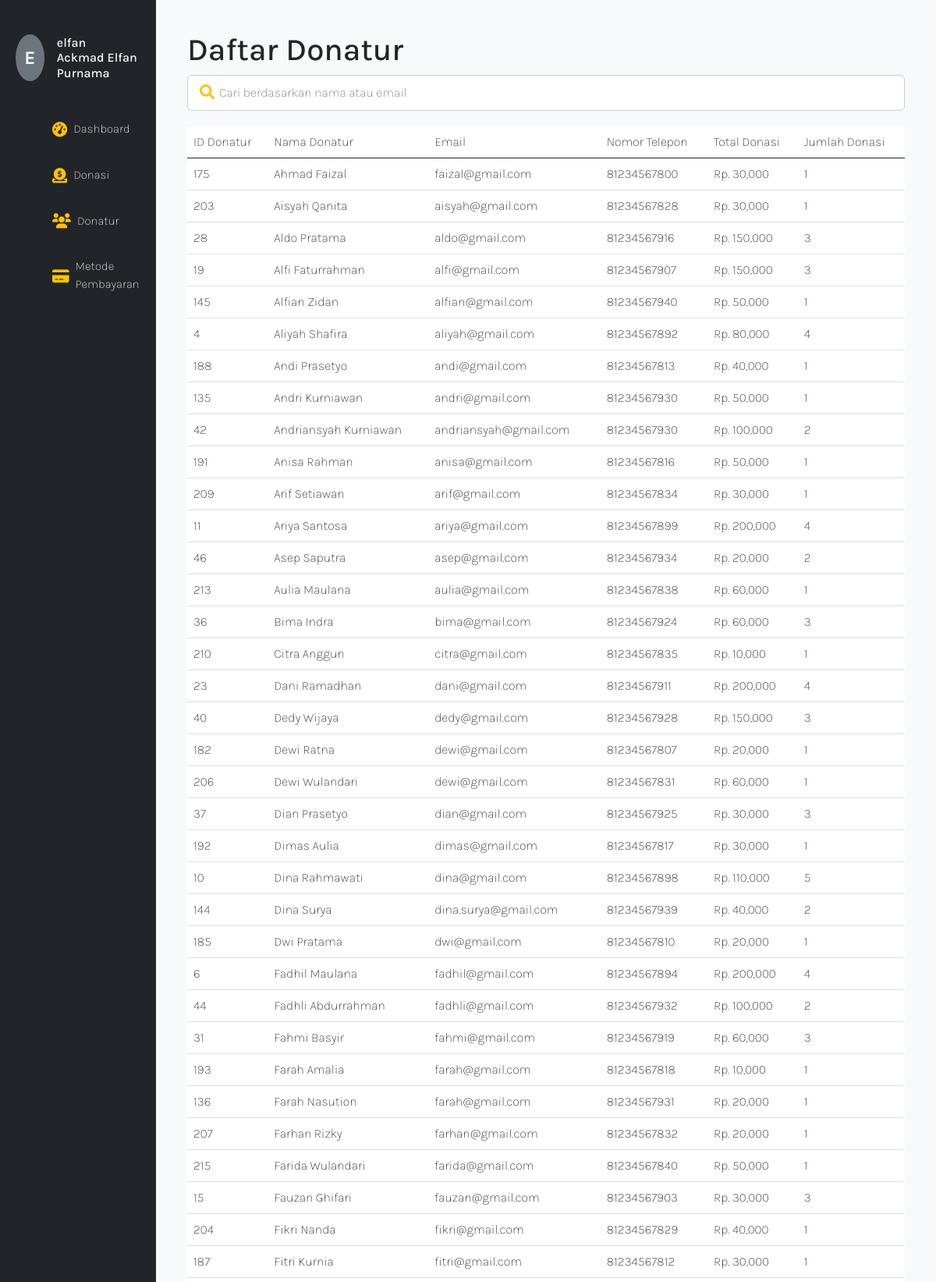
The app's page /admin.php?page=donatur (signed in, upper part) with its own data.
### tables this page shows
CREATE TABLE `donatur` (
  `id_donatur` int(11) NOT NULL AUTO_INCREMENT,
  `nama_donatur` varchar(100) NOT NULL,
  `telephone` bigint(20) NOT NULL,
  `nominal` int(50) NOT NULL,
  `email` varchar(255) NOT NULL,
  `metode_pembayaran` varchar(100) NOT NULL,
  `pesan` text NOT NULL,
  `give_at` timestamp NOT NULL DEFAULT current_timestamp() ON UPDATE current_timestamp(),
  `status` varchar(50) NOT NULL DEFAULT 'terkirim',
  PRIMARY KEY (`id_donatur`)
);

### pages/page_donatur.php (the view, shortened to what this page needs)
<h1>Daftar Donatur</h1>
<form method="GET" action="admin.php" class="search-form">
    <div class="search-container">
        <input type="text" name="search" placeholder="Cari berdasarkan nama atau email" value="<?= isset($_GET['search']) ? htmlspecialchars($_GET['search']) : '' ?>" />
        <button type="submit"><i class="fas fa-search"></i></button>
    </div>
</form>
<table class="table fade-in">
    <thead class="slide-in">
        <td>ID Donatur</td>
        <td>Nama Donatur</td>
        <td>Email</td>
        <td>Nomor Telepon</td>
        <td>Total Donasi</td>
        <td>Jumlah Donasi</td>
    </thead>
    <tbody>
        <?php
        $search = isset($_GET['search']) ? mysqli_real_escape_string($conn, $_GET['search']) : '';
        if (!empty($search)) {
            $queryGallery = mysqli_query($conn, "SELECT id_donatur, nama_donatur, email, telephone, SUM(nominal) AS total_donasi, COUNT(DISTINCT id_donatur) AS jumlah_donasi FROM donatur WHERE nama_donatur LIKE '%$search%' OR email LIKE '%$search%' GROUP BY nama_donatur");
        } else {
            $queryGallery = mysqli_query($conn, "SELECT id_donatur, nama_donatur, email, telephone, SUM(nominal) AS total_donasi, COUNT(DISTINCT id_donatur) AS jumlah_donasi FROM donatur GROUP BY nama_donatur");
        }
        if (mysqli_num_rows($queryGallery) > 0) {
            $index = 0;
            while ($data = mysqli_fetch_assoc($queryGallery)) {
                $id_donatur = $data['id_donatur'];
                $nama_donatur = $data['nama_donatur'];
                $email = $data['email'];
                $telephone = $data['telephone'];
                $total_donasi = $data['total_donasi'];
                $jumlah_donasi = $data['jumlah_donasi'];
                $rowClass = ($index % 2 == 0) ? 'fade-in-row-left' : 'fade-in-row-right';
        ?>
                <tr class="<?= $rowClass ?>">
                    <td><?= $id_donatur ?></td>
                    <td><?= $nama_donatur ?></td>
                    <td><?= $email ?></td>
                    <td><?= $telephone ?></td>
                    <td>Rp. <?= number_format($total_donasi) ?></td>
                    <td><?= $jumlah_donasi ?></td>
                </tr>
        <?php
                $index++;
            }
        } else {
            echo "<tr><td colspan='6' class='text-center'>Tidak ada data ditemukan</td></tr>";
        }
        ?>
    </tbody>
</table>

### assets/css/style-admin.css (style rules this page uses)
* { font-family: "Karla", sans-serif; font-weight: 100; font-style: normal; scroll-behavior: smooth; }
.fade-in { animation: fadeIn 1s ease-in; }
.slide-in { animation: slideIn 5s ease-in forwards; }
.fade-in-row-left { opacity: 0; animation: fadeInRowLeft 5s forwards; }
.fade-in-row-right { opacity: 0; animation: fadeInRowRight 3s forwards; }
.search-form { margin-bottom: 20px; }
.search-container { position: relative; }
.search-container input[type="text"] { width: 100%; padding: 10px 40px; border-radius: 6px; border: 1px solid #ccc; font-size: 1rem; transition: border-color 0.3s; }
.search-container button { position: absolute; left: 10px; top: 50%; transform: translateY(-50%); background: none; border: none; cursor: pointer; color: #ffc107; font-size: 1.2rem; }

### admin.php (style rules this page uses)
.table tbody tr { cursor: default; }

### records on screen
donatur: id_donatur "175", nama_donatur "Ahmad Faizal", email "faizal@gmail.com", telephone "81234567800", total_donasi "30,000", jumlah_donasi "1"
donatur: id_donatur "203", nama_donatur "Aisyah Qanita", email "aisyah@gmail.com", telephone "81234567828", total_donasi "30,000", jumlah_donasi "1"
donatur: id_donatur "28", nama_donatur "Aldo Pratama", email "aldo@gmail.com", telephone "81234567916", total_donasi "150,000", jumlah_donasi "3"
donatur: id_donatur "19", nama_donatur "Alfi Faturrahman", email "alfi@gmail.com", telephone "81234567907", total_donasi "150,000", jumlah_donasi "3"
donatur: id_donatur "145", nama_donatur "Alfian Zidan", email "alfian@gmail.com", telephone "81234567940", total_donasi "50,000", jumlah_donasi "1"
donatur: id_donatur "4", nama_donatur "Aliyah Shafira", email "aliyah@gmail.com", telephone "81234567892", total_donasi "80,000", jumlah_donasi "4"
donatur: id_donatur "188", nama_donatur "Andi Prasetyo", email "andi@gmail.com", telephone "81234567813", total_donasi "40,000", jumlah_donasi "1"
donatur: id_donatur "135", nama_donatur "Andri Kurniawan", email "andri@gmail.com", telephone "81234567930", total_donasi "50,000", jumlah_donasi "1"
donatur: id_donatur "42", nama_donatur "Andriansyah Kurniawan", email "andriansyah@gmail.com", telephone "81234567930", total_donasi "100,000", jumlah_donasi "2"
donatur: id_donatur "191", nama_donatur "Anisa Rahman", email "anisa@gmail.com", telephone "81234567816", total_donasi "50,000", jumlah_donasi "1"
donatur: id_donatur "209", nama_donatur "Arif Setiawan", email "arif@gmail.com", telephone "81234567834", total_donasi "30,000", jumlah_donasi "1"
donatur: id_donatur "11", nama_donatur "Ariya Santosa", email "ariya@gmail.com", telephone "81234567899", total_donasi "200,000", jumlah_donasi "4"
donatur: id_donatur "46", nama_donatur "Asep Saputra", email "asep@gmail.com", telephone "81234567934", total_donasi "20,000", jumlah_donasi "2"
donatur: id_donatur "213", nama_donatur "Aulia Maulana", email "aulia@gmail.com", telephone "81234567838", total_donasi "60,000", jumlah_donasi "1"
donatur: id_donatur "36", nama_donatur "Bima Indra", email "bima@gmail.com", telephone "81234567924", total_donasi "60,000", jumlah_donasi "3"
donatur: id_donatur "210", nama_donatur "Citra Anggun", email "citra@gmail.com", telephone "81234567835", total_donasi "10,000", jumlah_donasi "1"
donatur: id_donatur "23", nama_donatur "Dani Ramadhan", email "dani@gmail.com", telephone "81234567911", total_donasi "200,000", jumlah_donasi "4"
donatur: id_donatur "40", nama_donatur "Dedy Wijaya", email "dedy@gmail.com", telephone "81234567928", total_donasi "150,000", jumlah_donasi "3"
donatur: id_donatur "182", nama_donatur "Dewi Ratna", email "dewi@gmail.com", telephone "81234567807", total_donasi "20,000", jumlah_donasi "1"
donatur: id_donatur "206", nama_donatur "Dewi Wulandari", email "dewi@gmail.com", telephone "81234567831", total_donasi "60,000", jumlah_donasi "1"
donatur: id_donatur "37", nama_donatur "Dian Prasetyo", email "dian@gmail.com", telephone "81234567925", total_donasi "30,000", jumlah_donasi "3"
donatur: id_donatur "192", nama_donatur "Dimas Aulia", email "dimas@gmail.com", telephone "81234567817", total_donasi "30,000", jumlah_donasi "1"
donatur: id_donatur "10", nama_donatur "Dina Rahmawati", email "dina@gmail.com", telephone "81234567898", total_donasi "110,000", jumlah_donasi "5"
donatur: id_donatur "144", nama_donatur "Dina Surya", email "dina.surya@gmail.com", telephone "81234567939", total_donasi "40,000", jumlah_donasi "2"
donatur: id_donatur "185", nama_donatur "Dwi Pratama", email "dwi@gmail.com", telephone "81234567810", total_donasi "20,000", jumlah_donasi "1"
donatur: id_donatur "6", nama_donatur "Fadhil Maulana", email "fadhil@gmail.com", telephone "81234567894", total_donasi "200,000", jumlah_donasi "4"
donatur: id_donatur "44", nama_donatur "Fadhli Abdurrahman", email "fadhli@gmail.com", telephone "81234567932", total_donasi "100,000", jumlah_donasi "2"
donatur: id_donatur "31", nama_donatur "Fahmi Basyir", email "fahmi@gmail.com", telephone "81234567919", total_donasi "60,000", jumlah_donasi "3"
donatur: id_donatur "193", nama_donatur "Farah Amalia", email "farah@gmail.com", telephone "81234567818", total_donasi "10,000", jumlah_donasi "1"
donatur: id_donatur "136", nama_donatur "Farah Nasution", email "farah@gmail.com", telephone "81234567931", total_donasi "20,000", jumlah_donasi "1"
donatur: id_donatur "207", nama_donatur "Farhan Rizky", email "farhan@gmail.com", telephone "81234567832", total_donasi "20,000", jumlah_donasi "1"
donatur: id_donatur "215", nama_donatur "Farida Wulandari", email "farida@gmail.com", telephone "81234567840", total_donasi "50,000", jumlah_donasi "1"
donatur: id_donatur "15", nama_donatur "Fauzan Ghifari", email "fauzan@gmail.com", telephone "81234567903", total_donasi "30,000", jumlah_donasi "3"
donatur: id_donatur "204", nama_donatur "Fikri Nanda", email "fikri@gmail.com", telephone "81234567829", total_donasi "40,000", jumlah_donasi "1"
donatur: id_donatur "187", nama_donatur "Fitri Kurnia", email "fitri@gmail.com", telephone "81234567812", total_donasi "30,000", jumlah_donasi "1"

### other values on screen
$initial "E"
$username "elfan"
$name "Ackmad Elfan Purnama"
